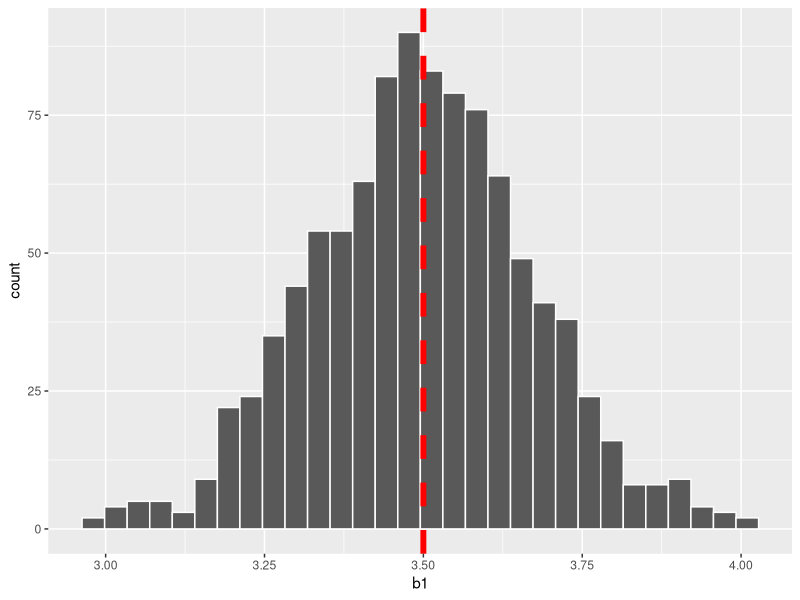
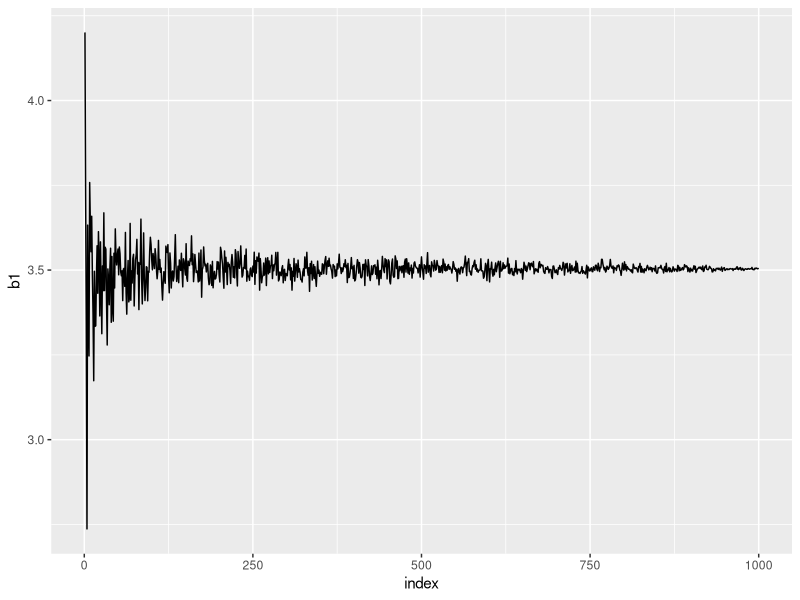

Reproduce these figures in R, in order.

library(ggplot2)

# Simulated data
N <- 10000  # True size of the population
X <- runif(N, min = 0, max = 20)
u <- rnorm(N, sd = 10)

y <- -2 + 3.5*X + u

# Data.frame 
df <- data.frame( 
        x = X,
        y = y
    ) 


set.seed(1)

# Unbiased
reps <- 1000
fit <- matrix( ncol = 2, nrow = reps) # For storing data

n <- 100
#df[sample(1:N, n), ]

for( i in 1:reps){

    sample <- df[sample(1:N, n), ] # Choose a random sample
    fit[i, ] <- lm( y ~ x, data = sample)$coefficients
}

# as data.frame
fit <- as.data.frame(fit)  |>  setNames(c("b0", "b1"))

# Normal distr. around true value
ggplot(data =fit, aes( x = b1) ) +
 geom_histogram( color = "white") +
 geom_vline( xintercept = 3.5, color = "red", linetype = 2, size = 2)



# consistancy
reps <- 1000
fit <- matrix( ncol = 2, nrow = reps) # For storing data
n <- seq(from =10, to = 10000,  length.out = reps) |> as.integer( )
#df[sample(1:N, n), ]

for( i in 1:reps){

    sample <- df[sample(1:N, n[i]), ] # Choose a random sample
    fit[i, ] <- lm( y ~ x, data = sample)$coefficients
}

# as data.frame
fit <- as.data.frame(fit)  |>
    setNames(c("b0", "b1")) |>
    transform(
        index = 1:nrow(fit)
    )

# Norm
ggplot(data =fit, 
    aes( y = b1, x = index) ) +
    geom_line( )

